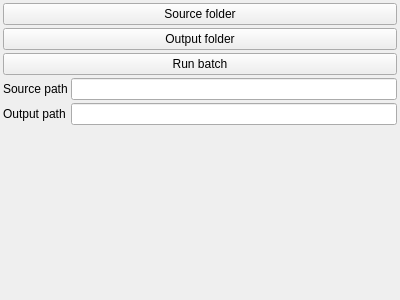
<?xml version="1.0" encoding="UTF-8"?>
<ui version="4.0">
 <class>FormImageBatch</class>
 <widget class="QWidget" name="FormImageBatch">
  <property name="geometry">
   <rect>
    <x>0</x>
    <y>0</y>
    <width>400</width>
    <height>300</height>
   </rect>
  </property>
  <property name="windowTitle">
   <string>Form</string>
  </property>
  <layout class="QVBoxLayout" name="verticalLayout_3">
   <property name="spacing">
    <number>3</number>
   </property>
   <property name="leftMargin">
    <number>3</number>
   </property>
   <property name="topMargin">
    <number>3</number>
   </property>
   <property name="rightMargin">
    <number>3</number>
   </property>
   <property name="bottomMargin">
    <number>3</number>
   </property>
   <item>
    <layout class="QVBoxLayout" name="verticalLayout_2">
     <property name="sizeConstraint">
      <enum>QLayout::SetMinimumSize</enum>
     </property>
     <item>
      <widget class="QPushButton" name="pushButtonSourcePath">
       <property name="text">
        <string>Source folder</string>
       </property>
      </widget>
     </item>
     <item>
      <widget class="QPushButton" name="pushButtonOutputPath">
       <property name="text">
        <string>Output folder</string>
       </property>
      </widget>
     </item>
     <item>
      <widget class="QPushButton" name="pushButtonRunBatch">
       <property name="text">
        <string>Run batch</string>
       </property>
      </widget>
     </item>
    </layout>
   </item>
   <item>
    <layout class="QFormLayout" name="formLayout">
     <property name="horizontalSpacing">
      <number>3</number>
     </property>
     <property name="verticalSpacing">
      <number>3</number>
     </property>
     <item row="0" column="0">
      <widget class="QLabel" name="label">
       <property name="text">
        <string>Source path</string>
       </property>
      </widget>
     </item>
     <item row="0" column="1">
      <widget class="QLineEdit" name="lineEditSourcePath">
       <property name="readOnly">
        <bool>true</bool>
       </property>
      </widget>
     </item>
     <item row="1" column="0">
      <widget class="QLabel" name="label_2">
       <property name="text">
        <string>Output path</string>
       </property>
      </widget>
     </item>
     <item row="1" column="1">
      <widget class="QLineEdit" name="lineEditOutputPath">
       <property name="readOnly">
        <bool>true</bool>
       </property>
      </widget>
     </item>
    </layout>
   </item>
   <item>
    <layout class="QVBoxLayout" name="verticalLayout">
     <property name="spacing">
      <number>3</number>
     </property>
     <property name="sizeConstraint">
      <enum>QLayout::SetMaximumSize</enum>
     </property>
    </layout>
   </item>
  </layout>
 </widget>
 <resources/>
 <connections/>
</ui>
